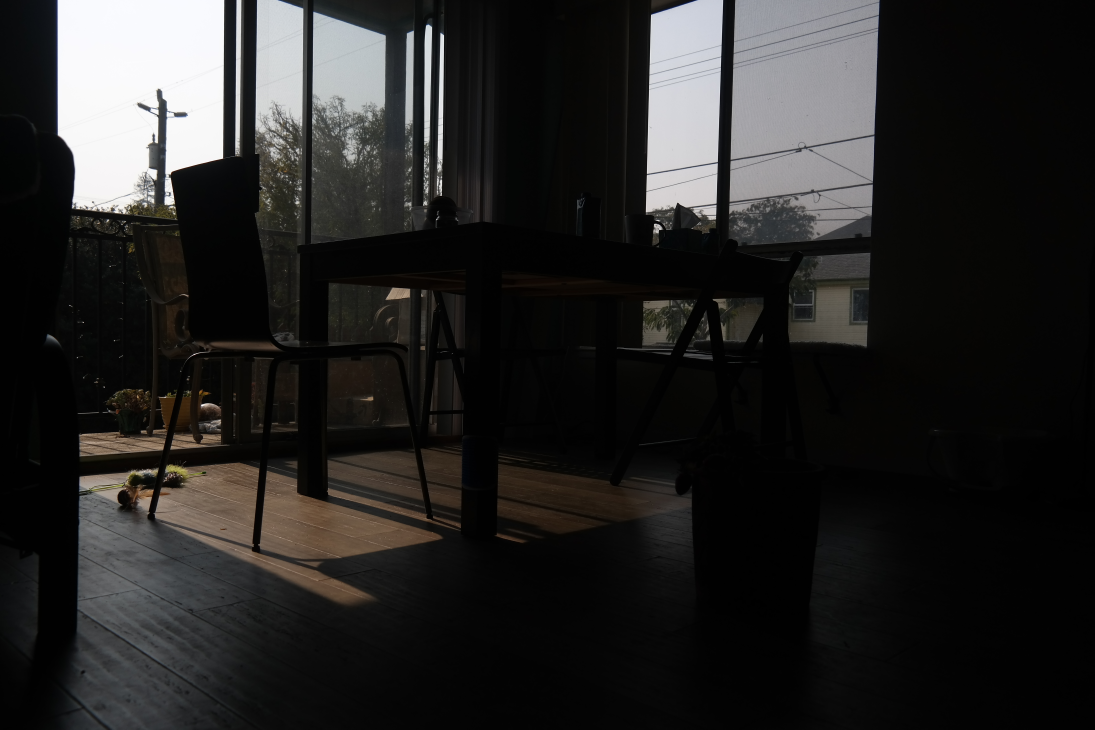
#> input picture Project 1/set/SAM_4039.jpeg, 5472 x 3648 px (shown at 1/5 size)
$ jupyter execute --allow-errors Untitled2.ipynb
#> lines starting #> are read from the running program, lines starting #| are printed output that depends on the picture
[cell 1]
#Part 2
#image0
import cv2
from PIL import Image
from pylab import *
import os
import numpy as np
import matplotlib.pyplot as plt
import math
from scipy import optimize


aB, kB = 1.0778522674049973, 8.32113999783056
aG, kG = 0.901618912218898,  7.671267000584436
aR, kR = 0.8515554253949513, 7.489557178804966
image0 = cv2.imread('set/SAM_4039.jpeg', cv2.IMREAD_COLOR)
#> image0 is the input picture: shape (3648, 5472, 3); mean B, G, R 37.1, 37.9, 38.7
b0, g0, r0 = cv2.split(image0)
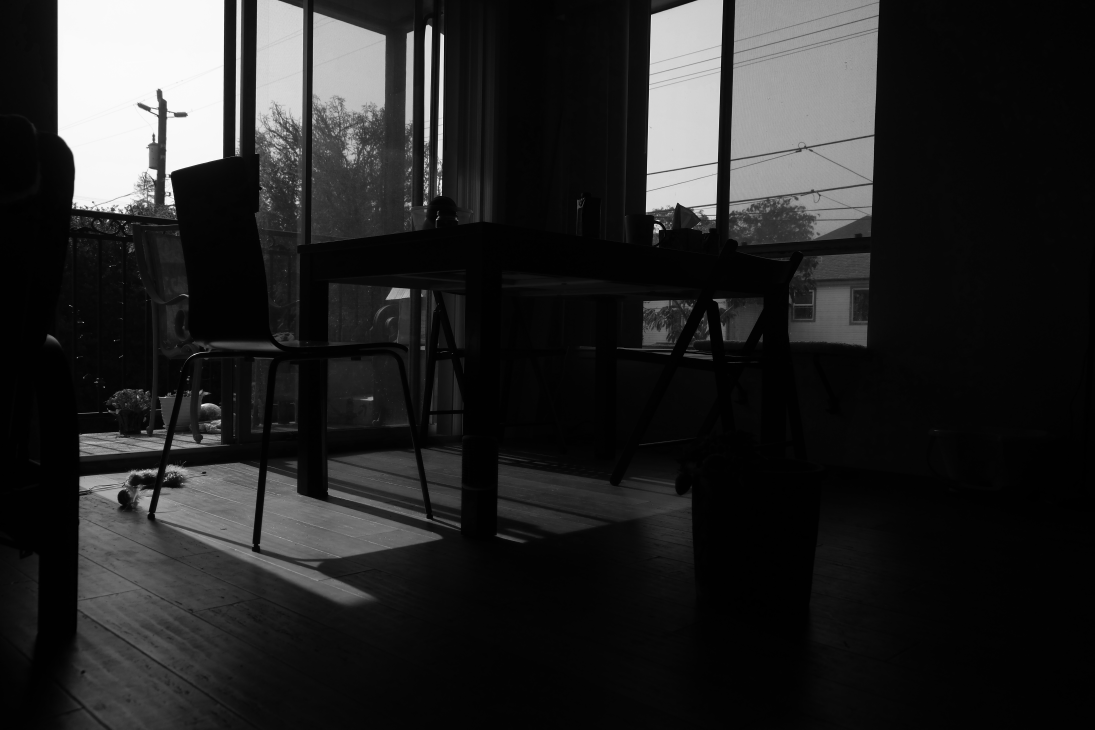
#> r0: shape (3648, 5472) (shown at 1/5 size); min 0, max 255, mean 38.7
bf0 = b0.flatten()
gf0 = g0.flatten()
rf0 = r0.flatten()
print(bf0)
#> (printed output is left out)
bf0G = bf0 ** (1 / aB)
gf0G = gf0 ** (1 / aG)
rf0G = rf0 ** (1 / aR)
print(bf0G)
#> (printed output is left out)
brightnessB0G = (sum(bf0) / len(bf0)) ** (1 / aB)
#> brightnessB0G = 28.56
brightnessG0G = (sum(gf0) / len(gf0)) ** (1 / aG)
#> brightnessG0G = 56.43
brightnessR0G = (sum(rf0) / len(rf0)) ** (1 / aR)
#> brightnessR0G = 73.11
print(int(brightnessB0G), int(brightnessG0G), int(brightnessR0G))
#| 28 56 73
hist(bf0G, 25, facecolor = 'blue')
plt.show()
#> figure, not shown here; tallest bar 10703258 high, from x = 0 to 6.84
hist(gf0G, 25, facecolor = 'green')
plt.show()
#> figure, not shown here; tallest bar 12734002 high, from x = 0 to 18.67
hist(rf0G, 25, facecolor = 'red')
plt.show()
#> figure, not shown here; tallest bar 13044475 high, from x = -1.78e-15 to 26.8

[cell 2]
#image1
image1 = cv2.imread('set/SAM_4046.jpeg', cv2.IMREAD_COLOR)
#> (the rest of this cell did not finish here and is left out)

[cell 3]
#image2
image2 = cv2.imread('set/SAM_4060.jpeg', cv2.IMREAD_COLOR)
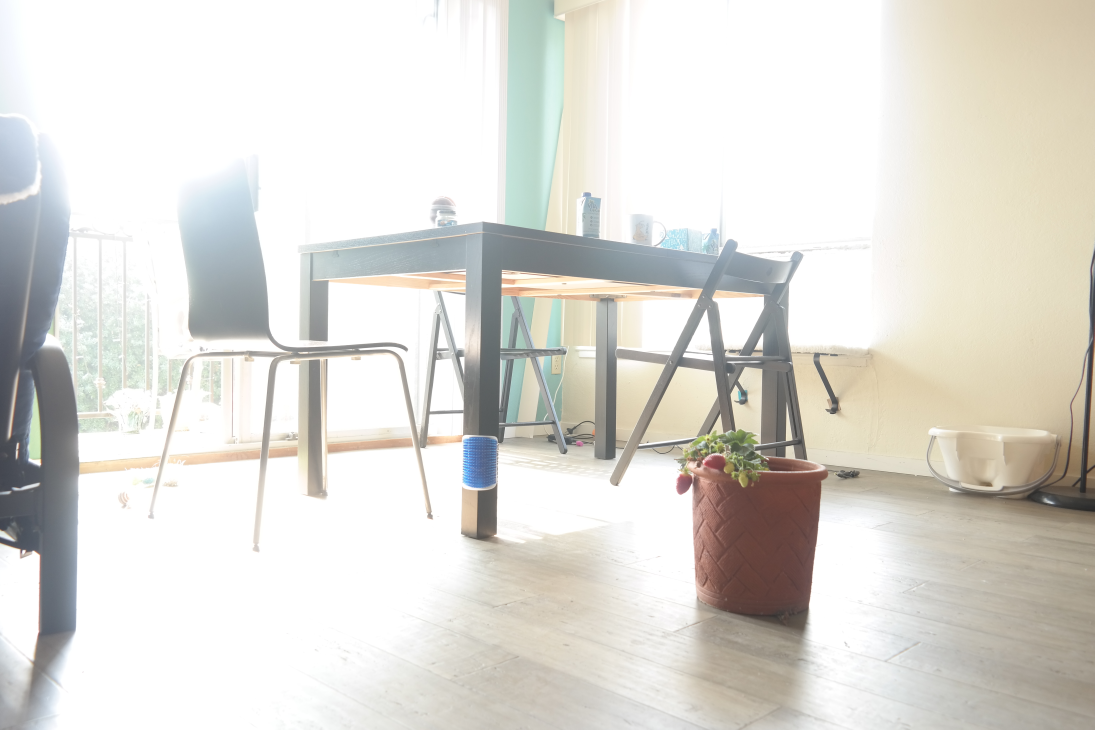
#> input picture Project 1/set/SAM_4060.jpeg, 5472 x 3648 px (shown at 1/5 size)
#> image2 is the input picture: shape (3648, 5472, 3); mean B, G, R 213.1, 219.1, 221
b2, g2, r2 = cv2.split(image2)
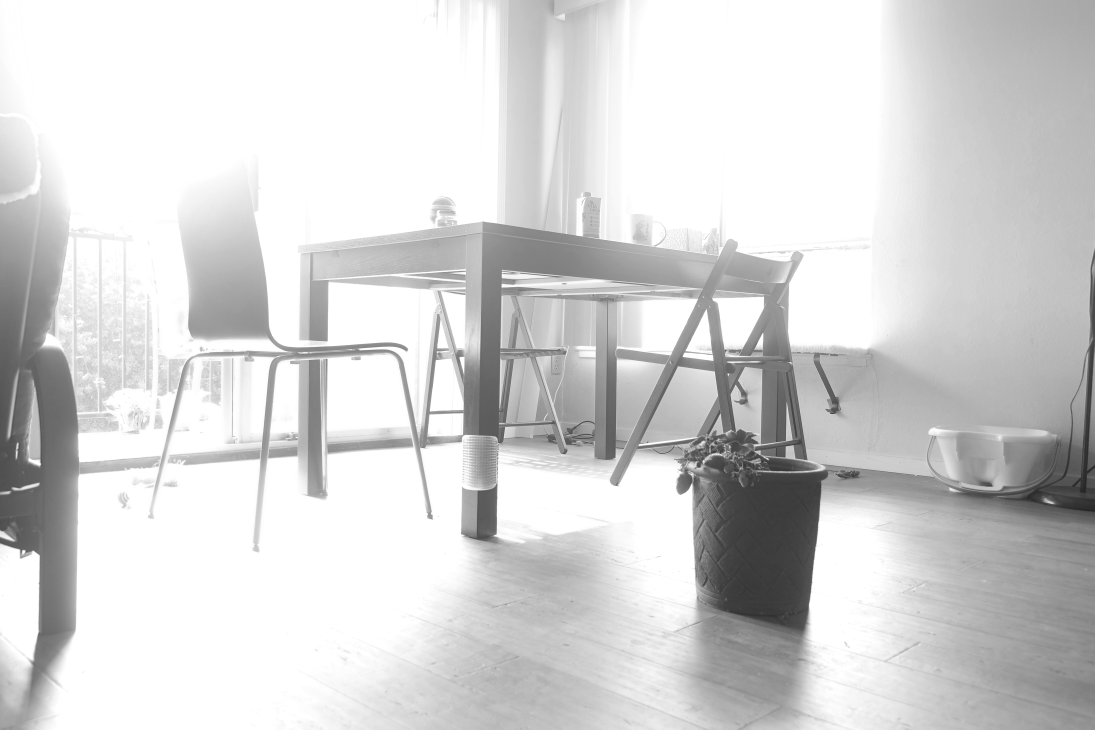
#> b2: shape (3648, 5472) (shown at 1/5 size); min 27, max 255, mean 213.1
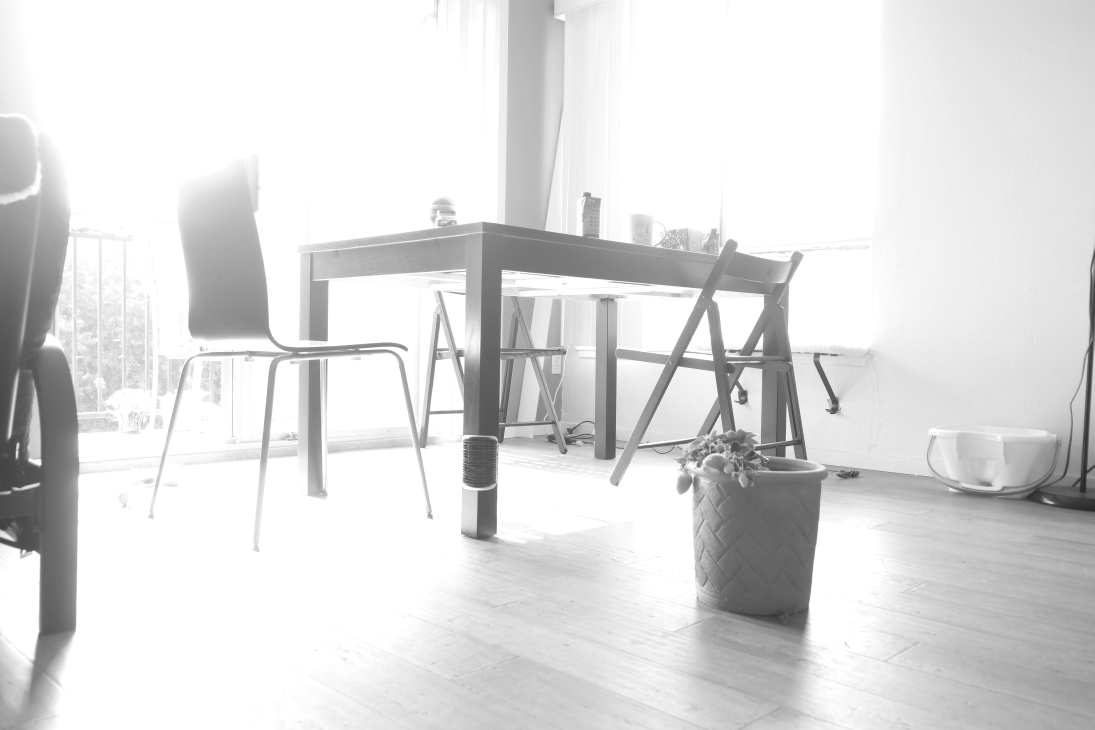
#> r2: shape (3648, 5472) (shown at 1/5 size); min 33, max 255, mean 221
bf2 = b2.flatten()
gf2 = g2.flatten()
rf2 = r2.flatten()
bf2G = bf2 ** (1 / aB)
gf2G = gf2 ** (1 / aG)
rf2G = rf2 ** (1 / aR)
brightnessB2 = (sum(bf2) / len(bf2)) ** (1 / aB)
#> brightnessB2 = 144.7
brightnessG2 = (sum(gf2) / len(gf2)) ** (1 / aG)
#> brightnessG2 = 394.5
brightnessR2 = (sum(rf2) / len(rf2)) ** (1 / aR)
#> brightnessR2 = 566.3
print(int(brightnessB2), int(brightnessG2), int(brightnessR2))
#| 144 394 566
hist(bf2G, 25, facecolor = 'blue')
plt.show()
#> figure, not shown here; tallest bar 8793627 high, from x = 164.9 to 170.9
hist(gf2G, 25, facecolor = 'green')
plt.show()
#> figure, not shown here; tallest bar 8797354 high, from x = 450 to 466.8
hist(rf2G, 25, facecolor = 'red')
plt.show()
#> figure, not shown here; tallest bar 8877177 high, from x = 645.6 to 670

[cell 4]
#B'g/a1
a1 = 4
#> (the rest of this cell did not finish here and is left out)

[cell 5]
#B'g/a2
a2 = 100
bf2GDivideA2 = bf2 ** (1 / aB) / a2
gf2GDivideA2 = gf2 ** (1 / aG) / a2
rf2GDivideA2 = rf2 ** (1 / aR) / a2
hist(bf2GDivideA2, 25, facecolor = 'blue')
plt.show()
#> figure, not shown here; tallest bar 8793627 high, from x = 1.65 to 1.71
hist(gf2GDivideA2, 25, facecolor = 'green')
plt.show()
#> figure, not shown here; tallest bar 8797354 high, from x = 4.5 to 4.67
hist(rf2GDivideA2, 25, facecolor = 'red')
plt.show()
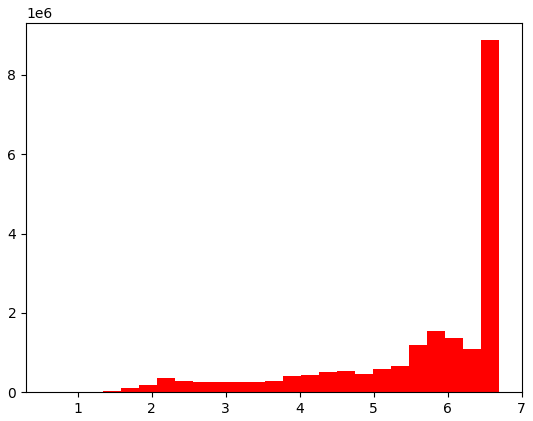
#> figure drawn by matplotlib, 1 panel; tallest bar 8877177 high, from x = 6.46 to 6.7

[cell 6]
#Part 3
#algorithm 1
hdr1B = [[0] * 5472 for _ in range(3648)]
print(len(hdr1B[1]))
f = 0
#> (the rest of this cell did not finish here and is left out)

[cell 7]
hdr1BA = array(hdr1B, 'f')
hdr1BF = hdr1BA.flatten()
#hist(hdr1B, 25, facecolor = 'blue')

[cell 8]
hist(hdr1BF, 25, facecolor = 'blue')
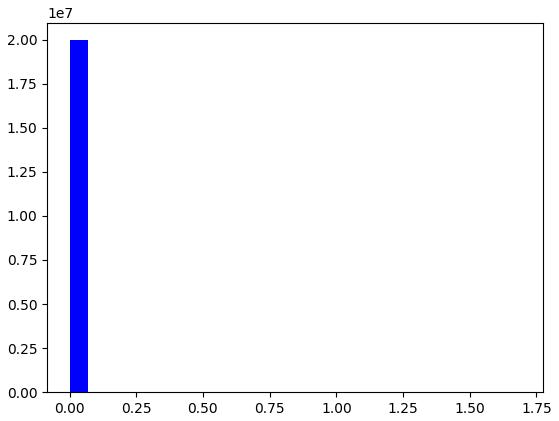
#> figure drawn by matplotlib, 1 panel; tallest bar 19961855 high, from x = 0 to 0.0676
